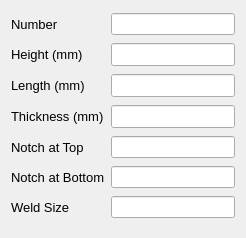
<?xml version="1.0" encoding="UTF-8"?>
<ui version="4.0">
 <class>Dialog</class>
 <widget class="QDialog" name="Dialog">
  <property name="geometry">
   <rect>
    <x>0</x>
    <y>0</y>
    <width>246</width>
    <height>238</height>
   </rect>
  </property>
  <property name="windowTitle">
   <string>Stiffener</string>
  </property>
  <layout class="QGridLayout" name="gridLayout">
   <item row="7" column="0">
    <widget class="QLabel" name="label">
     <property name="font">
      <font>
       <pointsize>10</pointsize>
      </font>
     </property>
     <property name="text">
      <string>Weld Size</string>
     </property>
    </widget>
   </item>
   <item row="2" column="1">
    <widget class="QLineEdit" name="txt_stiffnrLength">
     <property name="font">
      <font>
       <pointsize>10</pointsize>
       <weight>50</weight>
       <bold>false</bold>
      </font>
     </property>
     <property name="readOnly">
      <bool>true</bool>
     </property>
    </widget>
   </item>
   <item row="7" column="1">
    <widget class="QLineEdit" name="txt_stiffnrWeldSize"/>
   </item>
   <item row="2" column="0">
    <widget class="QLabel" name="label_2">
     <property name="font">
      <font>
       <pointsize>10</pointsize>
       <weight>50</weight>
       <bold>false</bold>
      </font>
     </property>
     <property name="text">
      <string>Length (mm)</string>
     </property>
    </widget>
   </item>
   <item row="6" column="0">
    <widget class="QLabel" name="label_4">
     <property name="font">
      <font>
       <pointsize>10</pointsize>
      </font>
     </property>
     <property name="text">
      <string>Notch at Bottom</string>
     </property>
    </widget>
   </item>
   <item row="6" column="1">
    <widget class="QLineEdit" name="txt_stiffnrNotchAtBottom"/>
   </item>
   <item row="5" column="0">
    <widget class="QLabel" name="label_3">
     <property name="font">
      <font>
       <pointsize>10</pointsize>
      </font>
     </property>
     <property name="text">
      <string>Notch at Top</string>
     </property>
    </widget>
   </item>
   <item row="1" column="1">
    <widget class="QLineEdit" name="txt_stiffnrHeight">
     <property name="font">
      <font>
       <pointsize>10</pointsize>
       <weight>50</weight>
       <bold>false</bold>
      </font>
     </property>
     <property name="readOnly">
      <bool>true</bool>
     </property>
    </widget>
   </item>
   <item row="5" column="1">
    <widget class="QLineEdit" name="txt_stiffnrNotchAtTop"/>
   </item>
   <item row="3" column="1">
    <widget class="QLineEdit" name="txt_stiffnrThickness">
     <property name="font">
      <font>
       <pointsize>10</pointsize>
       <weight>50</weight>
       <bold>false</bold>
      </font>
     </property>
     <property name="readOnly">
      <bool>true</bool>
     </property>
    </widget>
   </item>
   <item row="1" column="0">
    <widget class="QLabel" name="plateHeight">
     <property name="font">
      <font>
       <pointsize>10</pointsize>
       <weight>50</weight>
       <bold>false</bold>
      </font>
     </property>
     <property name="text">
      <string>Height (mm)</string>
     </property>
    </widget>
   </item>
   <item row="3" column="0">
    <widget class="QLabel" name="label_163">
     <property name="font">
      <font>
       <pointsize>10</pointsize>
       <weight>50</weight>
       <bold>false</bold>
      </font>
     </property>
     <property name="focusPolicy">
      <enum>Qt::NoFocus</enum>
     </property>
     <property name="text">
      <string>&lt;html&gt;&lt;head/&gt;&lt;body&gt;&lt;p&gt;Thickness (mm)&lt;/p&gt;&lt;/body&gt;&lt;/html&gt;</string>
     </property>
    </widget>
   </item>
   <item row="0" column="1">
    <widget class="QLineEdit" name="txt_stiffnrNo"/>
   </item>
   <item row="0" column="0">
    <widget class="QLabel" name="label_5">
     <property name="font">
      <font>
       <pointsize>10</pointsize>
      </font>
     </property>
     <property name="text">
      <string>Number</string>
     </property>
    </widget>
   </item>
  </layout>
 </widget>
 <resources/>
 <connections/>
</ui>
